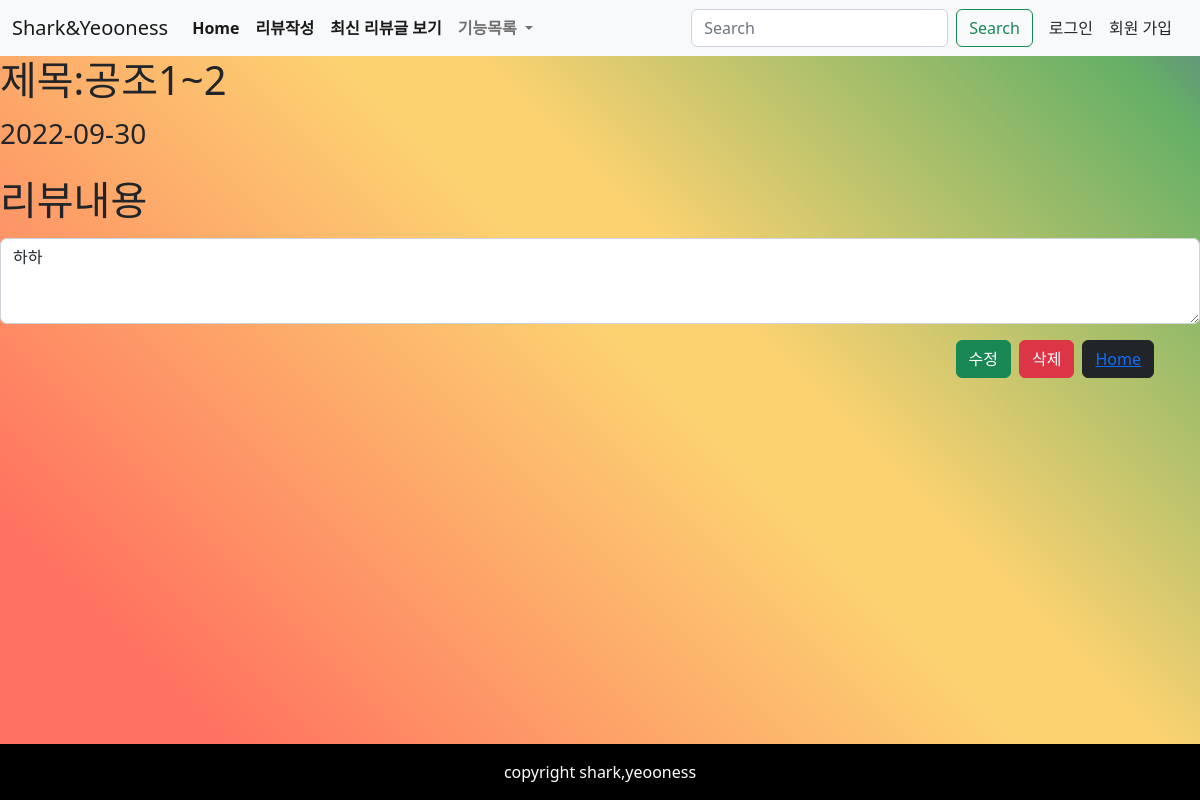
Page /details/ on the earlier database version.
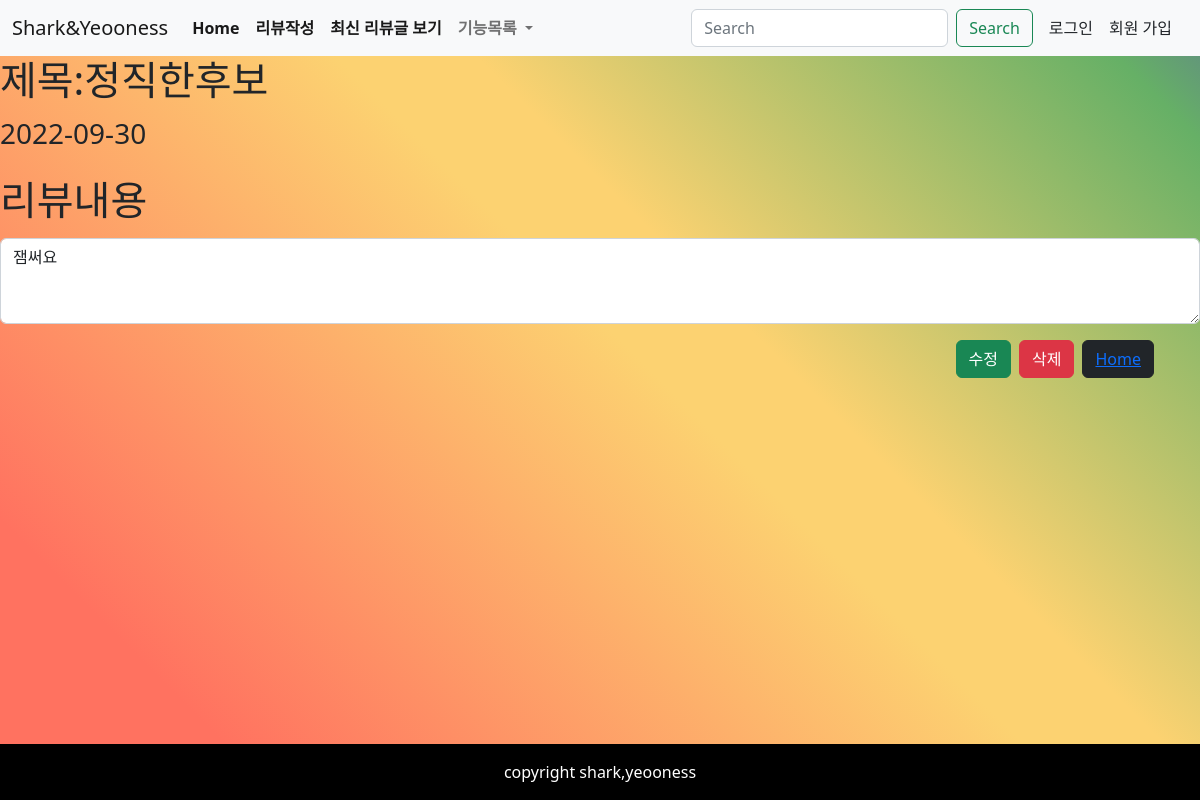
Same page on the later database version.
### Pair1/models.py (models this page shows)
class Review(models.Model):
    title = models.CharField(max_length=80)
    content = models.TextField()
    created_at = models.DateTimeField(auto_now_add=True)
    updated_at = models.DateTimeField(auto_now = True)

### Pair1/views.py (the view)
# urls.py: path("details/", views.details, name="details"),
def details(request):
    k = Review.objects.latest('pk')
    context = {
        "c":k
    }
    return render(request,"Pair1/details.html",context)

### Pair1/templates/pair1/details.html
{% extends 'Pair1/base.html' %}
{% block content %}
<h1>제목:{{c.title}}</h1>
<p class="fs-3">{{ c.created_at |date:'Y-m-d' }}</p>
<div class="mb-3">
  <label for="exampleFormControlTextarea1" class="form-label fs-1">리뷰내용</label>
  <textarea class="form-control" id="exampleFormControlTextarea1" rows="3">{{c.content}}</textarea>
</div>
<div class="container d-flex justify-content-end">
  <a href="{% url 'Pair1:edit' c.pk %}"><button type="button" class="btn btn-success mx-1">수정</button></a>
  <a href="{% url 'Pair1:delete' c.pk %}"><button type="button" class="btn btn-danger mx-1">삭제</button></a>
  <a href="{% url 'Pair1:index1' c.pk %}"><button type="button" class="btn btn-dark mx-1">Home</a>
</div>
{% endblock %}

Differences in the rows shown:
no longer on this page (row unchanged): Review: title "공조1~2", created_at "2022-09-30", content "하하"
added Review: title "정직한후보", created_at "2022-09-30", content "잼써요"
